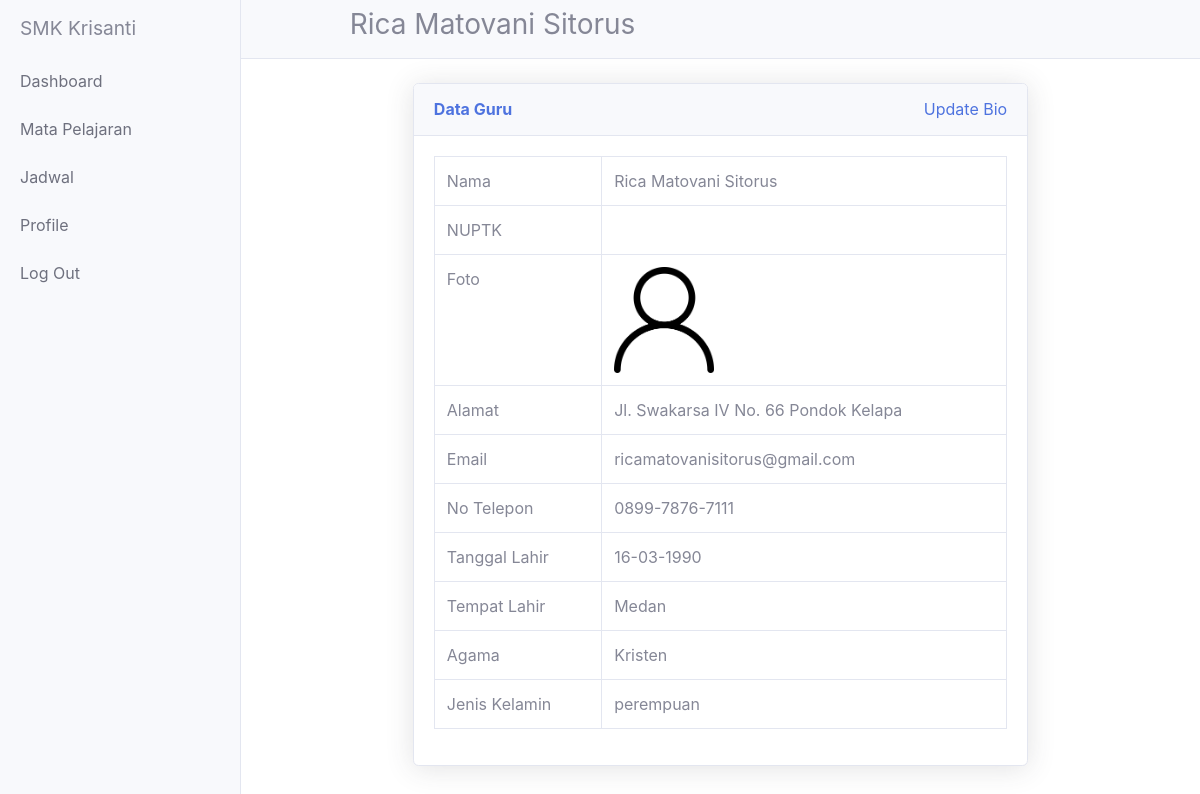
/guru/index.php?id=14, run on the app's committed database.
### tables this page shows
CREATE TABLE `guru` (
  `id_guru` int(11) NOT NULL,
  `id_user` int(100) NOT NULL,
  `id_angkatan` int(100) NOT NULL,
  `id_kelas` int(100) NOT NULL,
  `nuptk` varchar(16) NOT NULL,
  `nama_guru` varchar(100) NOT NULL,
  `password` varchar(8) NOT NULL,
  `alamat` varchar(50) NOT NULL,
  `no_hp` varchar(15) NOT NULL,
  `email` varchar(45) NOT NULL,
  `agama` varchar(8) NOT NULL,
  `tempat_lahir` varchar(10) NOT NULL,
  `tanggal_lahir` varchar(10) NOT NULL,
  `status` varchar(11) NOT NULL,
  `jenis_kelamin` varchar(10) NOT NULL,
  `foto` text NOT NULL
);

### guru/index.php (the view, shortened to what this page needs)
<?php include('header.php');?>
<br>
<div class="col-xl-8 col-lg-7" style="margin-left: auto;    margin-right: auto;">
             <div class="card shadow mb-4">
               <div class="card-header py-3 d-flex flex-row align-items-center justify-content-between">
                 <h6 class="m-0 font-weight-bold text-primary">Data Guru</h6>
                 <div class="dropdown no-arrow">
                 <a style="text-decoration:none;" href="editguru.php?id=<?php echo "$id_guru"?>">Update Bio</a>
                 </div>
               </div>
               <div class="card-body">
               <div class="table-responsive">
               <table class="table table-bordered" id="dataTable" width="100%" cellspacing="0">
                <tbody>
                   <tr>
                     <td style="max-width:20%">Nama</td>
                     <td><?php echo " $namaGuru" ?></td>
                   </tr>
                   <tr>
                     <td style="max-width:20%">NUPTK</td>
                     <td><?php echo "$nuptk" ?></td>
                   </tr>
                   <tr>
                     <td style="max-width:20%">Foto</td>
                     <td><img style="max-height:150px; max-width:100px" src="../img/fotoGuru/<?php echo "$foto" ?>"> </img></td>
                   </tr>
                   <tr>
                     <td style="max-width:20%">Alamat</td>
                     <td><?php echo "$alamat" ?></td>
                   </tr>
                   <tr>
                     <td style="max-width:20%">Email</td>
                     <td><?php echo "$email" ?></td>
                   </tr>
                   <tr>
                     <td style="max-width:20%">No Telepon</td>
                     <td><?php echo "$no_hp" ?></td>
                   </tr>
                   <tr>
                     <td style="max-width:20%">Tanggal Lahir</td>
                     <td><?php echo "$tanggal_lahir" ?></td>
                   </tr>
                   <tr>
                     <td style="max-width:20%">Tempat Lahir</td>
                     <td><?php echo "$tempat_lahir" ?></td>
                   </tr>
                   <tr>
                     <td style="max-width:20%">Agama</td>
                     <td><?php echo "$agama" ?></td>
                   </tr>
                   <tr>
                     <td style="max-width:20%">Jenis Kelamin</td>
                     <td><?php echo "$jenis_kelamin" ?></td>
                   </tr>
                   </tbody>
                 </table>
                 </div>
               </div>
             </div>
           </div>

### guru/header.php (shortened to what this page needs)
<?php
$id_guru = $_GET['id'];
$getDataGuru=mysqli_query($db,"SELECT * FROM guru WHERE id_guru ='$id_guru'");
$dataGuru=mysqli_fetch_assoc($getDataGuru);
$namaGuru=$dataGuru['nama_guru'];
$alamat=$dataGuru['alamat'];
$no_hp=$dataGuru['no_hp'];
$id_user=$dataGuru['id_user'];
$email=$dataGuru['email'];
$agama=$dataGuru['agama'];
$tempat_lahir=$dataGuru['tempat_lahir'];
$tanggal_lahir=$dataGuru['tanggal_lahir'];
$jenis_kelamin=$dataGuru['jenis_kelamin'];
$foto=$dataGuru['foto'];
if($foto != ''){
 $foto = $foto;
} else {
  $foto ="default.png";
}
?>
<!DOCTYPE html>
<html lang="en">
<head>
  <link href="../css/font-awesome.css" rel="stylesheet">
  <link href="../css/vendor/bootstrap/css/bootstrap.min.css" rel="stylesheet">
  <link href="../css/sb-admin-2.min.css" rel="stylesheet">
  <link href="../css/vendor/fontawesome-free/css/all.min.css" rel="stylesheet" type="text/css">
  <link href="../css/simple-sidebar.css" rel="stylesheet">
</head>
<body>
  <div class="d-flex" id="wrapper">
    <div style=""class="bg-light border-right" id="sidebar-wrapper">
      <div class="sidebar-heading"> SMK Krisanti </div>
      <div class="list-group list-group-flush">
        <a href="index.php?id=<?php echo "$id_guru"?>" class="list-group-item list-group-item-action bg-light">Dashboard</a>
         <a href="mata_pelajaran.php?id=<?php echo "$id_guru"?>" class="list-group-item list-group-item-action bg-light">Mata Pelajaran </a>
         <a href="jadwal.php?id=<?php echo "$id_guru"?>" class="list-group-item list-group-item-action bg-light">Jadwal </a>
        <a href="profile.php?id=<?php echo "$id_guru&&id_user=$id_user"?>" class="list-group-item list-group-item-action bg-light">Profile</a>
        <a href="../index.php" class="list-group-item list-group-item-action bg-light">Log Out</a>
      </div>
    </div>
    <div id="page-content-wrapper">
      <nav class="navbar navbar-expand-lg navbar-light bg-light border-bottom">
		<h3 style="margin-left:10%;"><?php echo "$namaGuru";?><h3>
        <div class="collapse navbar-collapse" id="navbarSupportedContent">
          <ul class="navbar-nav ml-auto mt-2 mt-lg-0">
            <li class="nav-item active">
              <a class="nav-link" href="#"><span class="sr-only">(current)</span></a>
            </li>
            <li class="nav-item">
              <a class="nav-link" href="#"></a>
            </li>
          </ul>
        </div>
      </nav>

### css/simple-sidebar.css (style rules this page uses)
body { overflow-x: hidden; }
#sidebar-wrapper { min-height: 100vh; margin-left: -15rem; -webkit-transition: margin .25s ease-out; -moz-transition: margin .25s ease-out; -o-transition: margin .25s ease-out; transition: margin .25s ease-out; }
#sidebar-wrapper .sidebar-heading { padding: 0.875rem 1.25rem; font-size: 1.2rem; }
#sidebar-wrapper .list-group { width: 15rem; }
#page-content-wrapper { min-width: 100vw; }
@media (min-width: 768px) { #sidebar-wrapper { margin-left: 0; } }
@media (min-width: 768px) { #page-content-wrapper { min-width: 0; width: 100%; } }

### data on the page
guru: nama_guru "Rica Matovani Sitorus", alamat "Jl. Swakarsa IV No. 66 Pondok Kelapa", email "ricamatovanisitorus@gmail.com", no_hp "0899-7876-7111", tanggal_lahir "16-03-1990", tempat_lahir "Medan", agama "Kristen", jenis_kelamin "perempuan"
